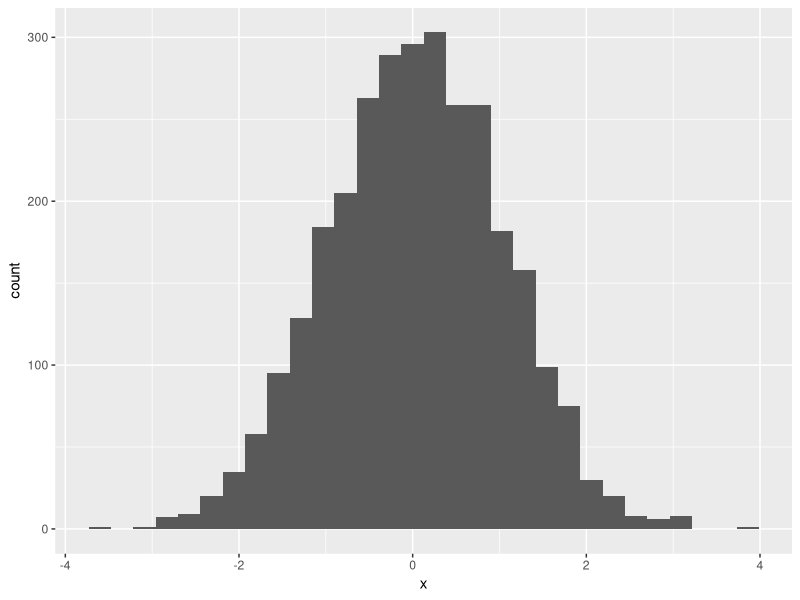
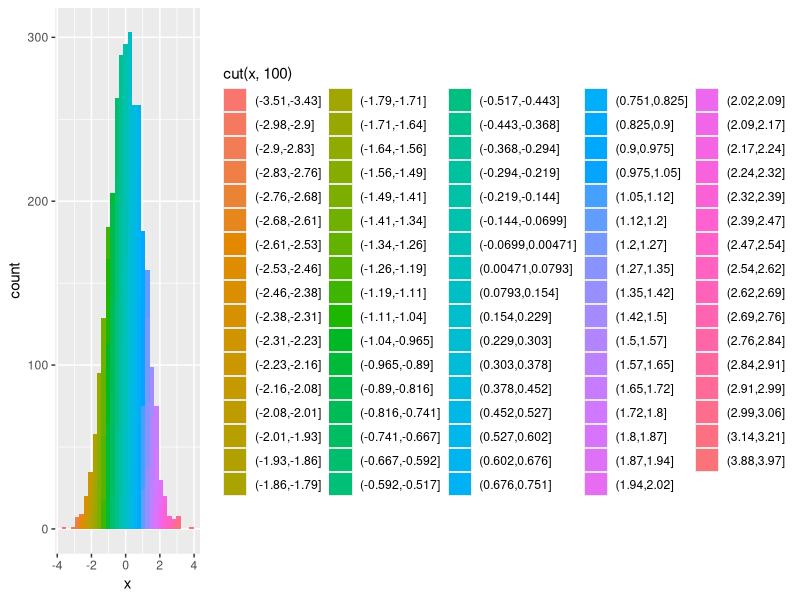
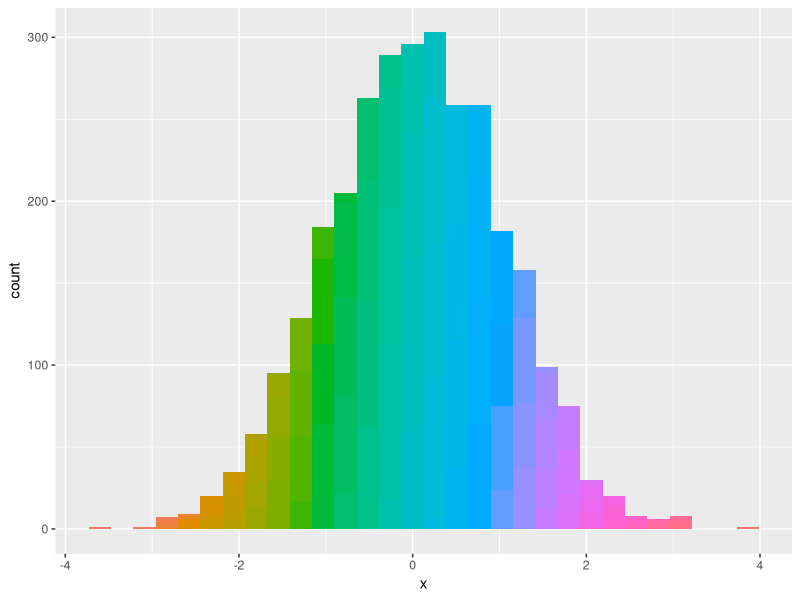
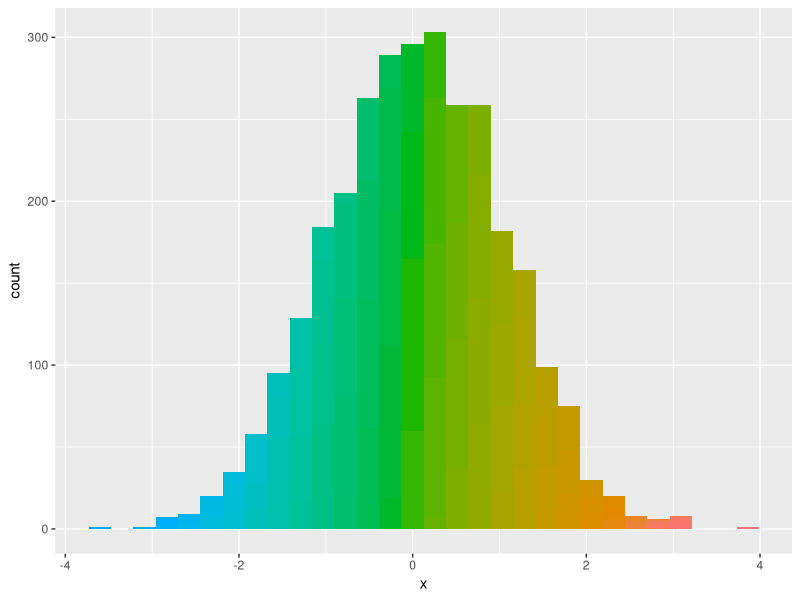
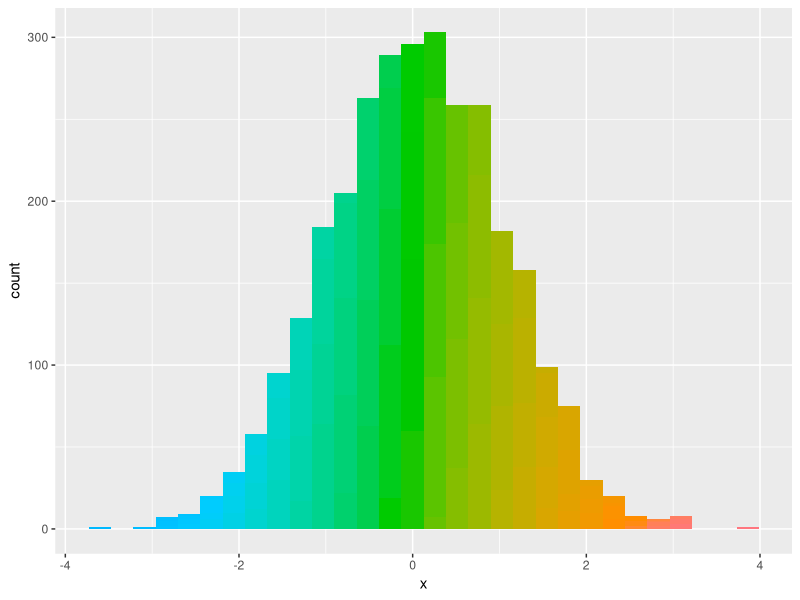
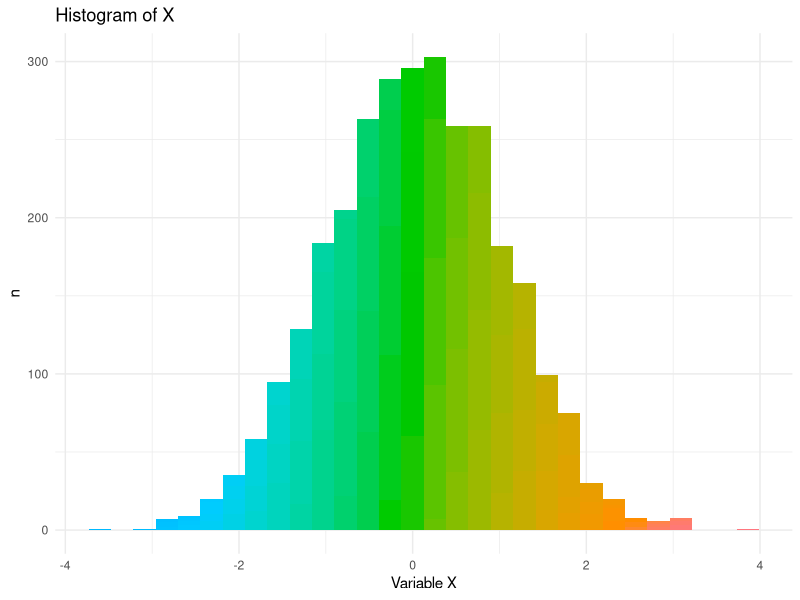
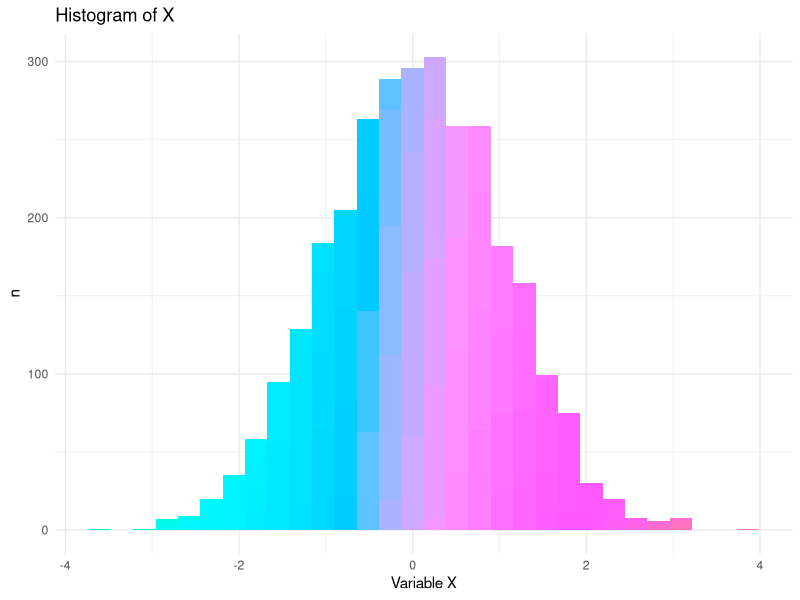
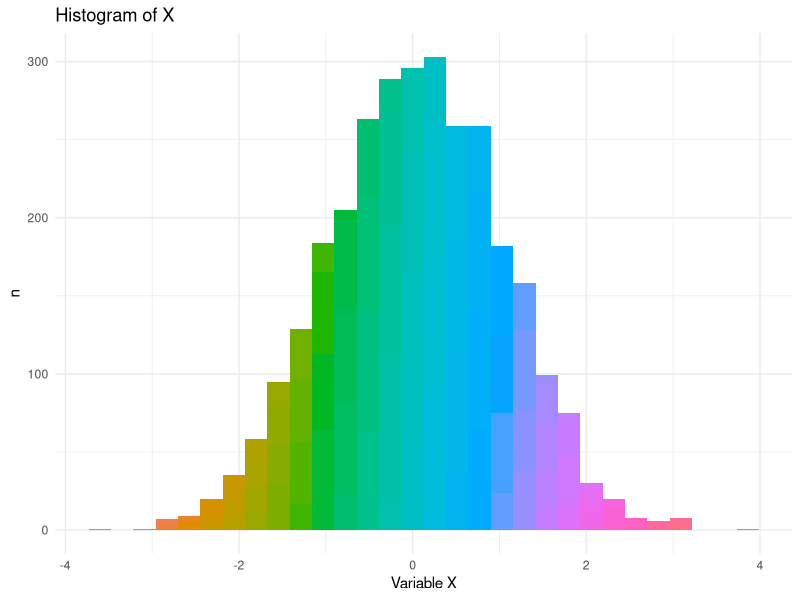

The R source for these figures, in order:
# script name: pretty_plots_0.R
# Inspiration: The inspiration is derived from this R-bloggers post https://www.r-bloggers.com/pretty-histograms-with-ggplot2/

# Histograms
set.seed(8076)
library(ggplot2)

# create sample data
d <- data.frame(x = rnorm(3000))
head(d)

# Basic histogram
ggplot(d, aes(x))+
  geom_histogram()

# Add color, use cut()
ggplot(d, aes(x, fill=cut(x,100)))+
  geom_histogram()
## use show.legend=False in geom_histogram()
ggplot(d, aes(x, fill=cut(x,100)))+
  geom_histogram(show.legend = FALSE)
## To tweak the colors, play with a simple solution is to include scale_fill_discrete and play with the range of hues. To get your colours right, get familiar with the hue scale (https://en.wikipedia.org/wiki/Hue)
ggplot(d, aes(x, fill=cut(x,100)))+
  geom_histogram(show.legend = FALSE)+
  scale_fill_discrete(h = c(240, 10))
## Seems a little dark. Tweak chroma and luminance with c and l:
ggplot(d, aes(x, fill = cut(x, 100))) +
  geom_histogram(show.legend = FALSE) +
  scale_fill_discrete(h = c(240, 10), c = 120, l = 70)
## final touches are to set the theme, add labels, and a title
ggplot(d, aes(x, fill = cut(x, 100))) +
  geom_histogram(show.legend = FALSE) +
  scale_fill_discrete(h = c(240, 10), c = 120, l = 70) +
  theme_minimal() +
  labs(x = "Variable X", y = "n") +
  ggtitle("Histogram of X")

## Now, lets tweak colors
p <- ggplot(d, aes(x, fill = cut(x, 100))) +
  geom_histogram(show.legend = FALSE) +
  theme_minimal() +
  labs(x = "Variable X", y = "n") +
  ggtitle("Histogram of X")

p+ scale_fill_discrete(h = c(180, 360), c = 150, l = 80)
p+ scale_color_brewer(type = "seq", palette = 1, direction = 1)

